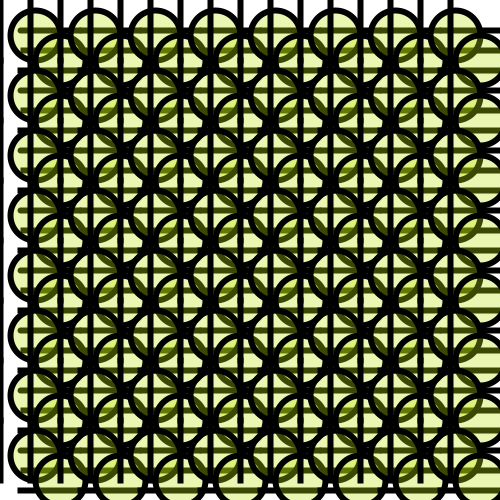
Frame 1 (no input)
Frame 60 (the mouse pressed at the canvas centre just before this capture): identical to frame 1, image omitted
Frame 120 (the mouse held since frame 60 and released just before this capture): identical to frame 1, image omitted

The Processing sketch that drew this single still picture (run headless with seeded random() and noise(); from frame 60 on, the mouse is pressed at the canvas centre):

// Processing sketch: processing_22848
// ── processing_22848.pde


int patternSeperationX = 60;
int patternSeperationY =60;


void setup(){
  size(500,500);
  smooth();
  background(255, 255, 255);
  
  
  fill(255,20);
  noStroke();
  rect(0,0,patternSeperationX,patternSeperationY);
  stroke(0);
  
  for(int i = 0; i < width/patternSeperationX; i++){
      for(int j = 0; j < height/patternSeperationY; j++){
        pushMatrix();
        translate(i*patternSeperationX, j*patternSeperationY);
        yourFunction();
        popMatrix();
      }
  }
  
}


void draw()
{

}


void yourFunction()
{
smooth();
strokeWeight(6.0);
strokeCap(ROUND);
line(20, 30, 80, 30);
strokeCap(SQUARE);
line(20, 50, 80, 50);
strokeCap(PROJECT);
line(20, 70, 80, 70);
fill(188,229,8,80);
ellipseMode(CENTER);
ellipse(35, 35, 50, 50);
ellipseMode(CORNER);
ellipse(35, 35, 50, 50);

line(0,0,0,60);
line(30,0,30,60);
}
